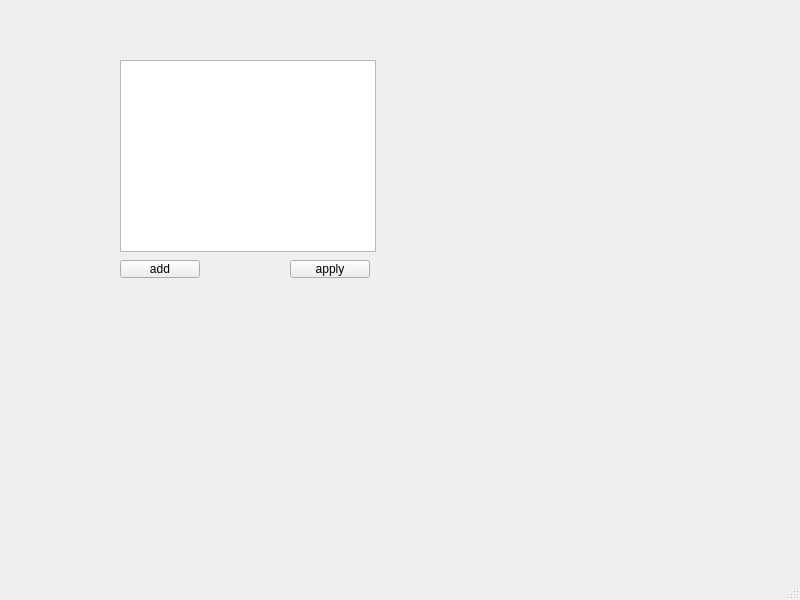
<?xml version="1.0" encoding="UTF-8"?>
<ui version="4.0">
 <class>MainWindow</class>
 <widget class="QMainWindow" name="MainWindow">
  <property name="geometry">
   <rect>
    <x>0</x>
    <y>0</y>
    <width>800</width>
    <height>600</height>
   </rect>
  </property>
  <property name="windowTitle">
   <string>MainWindow</string>
  </property>
  <property name="toolTip">
   <string/>
  </property>
  <widget class="QWidget" name="centralwidget">
   <widget class="QTableWidget" name="rules_table">
    <property name="geometry">
     <rect>
      <x>120</x>
      <y>60</y>
      <width>256</width>
      <height>192</height>
     </rect>
    </property>
   </widget>
   <widget class="QPushButton" name="add_button">
    <property name="geometry">
     <rect>
      <x>120</x>
      <y>260</y>
      <width>80</width>
      <height>18</height>
     </rect>
    </property>
    <property name="text">
     <string>add</string>
    </property>
   </widget>
   <widget class="QPushButton" name="apply_button">
    <property name="geometry">
     <rect>
      <x>290</x>
      <y>260</y>
      <width>80</width>
      <height>18</height>
     </rect>
    </property>
    <property name="text">
     <string>apply</string>
    </property>
   </widget>
  </widget>
  <widget class="QMenuBar" name="menubar">
   <property name="geometry">
    <rect>
     <x>0</x>
     <y>0</y>
     <width>800</width>
     <height>17</height>
    </rect>
   </property>
  </widget>
  <widget class="QStatusBar" name="statusbar"/>
 </widget>
 <resources/>
 <connections/>
</ui>
